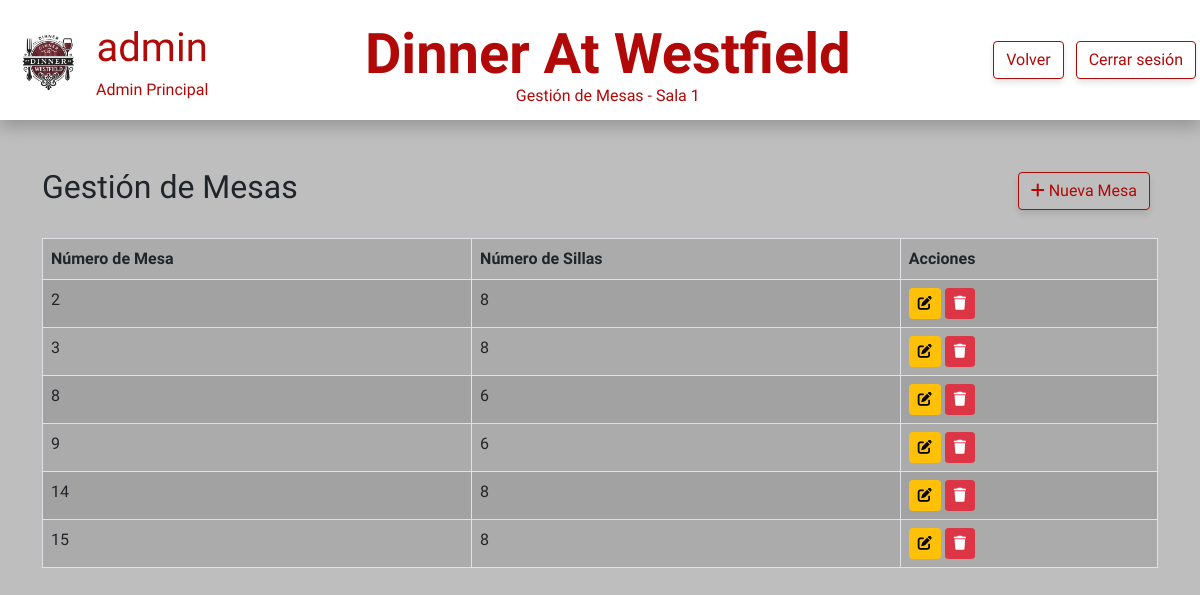
The app's page /view/gestionMesas.php?id_sala=1 (signed in) with its own data.
### tables this page shows
CREATE TABLE tbl_sala ( 
    id_sala INT PRIMARY KEY AUTO_INCREMENT NOT NULL,
    ubicacion_sala VARCHAR(25) NOT NULL,
    imagen_sala VARCHAR(255) NULL
);

CREATE TABLE tbl_mesa (
    id_mesa INT PRIMARY KEY AUTO_INCREMENT NOT NULL,
    id_sala INT NOT NULL,
    numero_sillas_mesa INT NOT NULL
);

### view/gestionMesas.php (the view, shortened to what this page needs)
<?php
require_once '../php/conexion.php';
$id_sala = $_SESSION['id_sala'];
$stmt_sala = $conn->prepare("SELECT ubicacion_sala FROM tbl_sala WHERE id_sala = ?");
$stmt_sala->execute([$id_sala]);
$sala = $stmt_sala->fetch(PDO::FETCH_ASSOC);
$query = "
    SELECT
        m.id_mesa,
        m.numero_sillas_mesa
    FROM tbl_mesa m
    WHERE m.id_sala = ?
    ORDER BY m.id_mesa";
$stmt = $conn->prepare($query);
$stmt->execute([$id_sala]);
$mesas = $stmt->fetchAll(PDO::FETCH_ASSOC);
?>
<!DOCTYPE html>
<html lang="es">
<head>
    <link href="https://cdn.jsdelivr.net/npm/bootstrap@5.0.2/dist/css/bootstrap.min.css" rel="stylesheet">
    <link rel="stylesheet" href="../css/mesas.css">
    <link href="https://cdnjs.cloudflare.com/ajax/libs/font-awesome/6.0.0-beta3/css/all.min.css" rel="stylesheet">
</head>
<body>
    <header id="container_header">
        <div id="container-username">
            <div id="icon_profile_header">
                <img src="../img/logoSinFondo.png" alt="" id="icon_profile">
            </div>
            <div id="username_profile_header">
                <p id="p_username_profile">admin</p>
                <span class="span_subtitle">Admin Principal</span>
            </div>
        </div>
        <div id="container_title_header">
            <h1 id="title_header"><strong>Dinner At Westfield</strong></h1>
            <span class="span_subtitle">
                Gestión de Mesas - <?php echo htmlspecialchars($sala['ubicacion_sala']); ?>
            </span>
        </div>
        <nav id="nav_header">
            <a href="gestionRecursos.php" class="btn btn-danger btn_custom_logOut m-1"
               onclick="unsetSession();">Volver</a>
            <a href="../php/cerrarSesion.php" class="btn btn-danger btn_custom_logOut m-1">Cerrar sesión</a>
        </nav>
    </header>
    <main class="container mt-5">
        <div id="headerTituloFiltros" class="d-flex justify-content-between align-items-center">
            <h2>Gestión de Mesas</h2>
            <a href="../php/crearRecurso.php?id_sala=<?php echo $id_sala; ?>"
               class="btn btn-danger btn_custom_filter me-2">
                <i class="fas fa-plus"></i> Nueva Mesa
            </a>
        </div>
        <table class="table table-striped table-bordered mt-4">
            <thead class="table-active">
                <tr>
                    <th>Número de Mesa</th>
                    <th>Número de Sillas</th>
                    <th>Acciones</th>
                </tr>
            </thead>
            <tbody>
                <?php if (!empty($mesas)): ?>
                    <?php foreach ($mesas as $mesa): ?>
                        <tr onclick="window.location.href='gestionSillas.php?id_mesa=<?php echo $mesa['id_mesa']; ?>&id_sala=<?php echo $id_sala; ?>'"                        style="background-color: rgba(0, 0, 0, 0.1); cursor: pointer;"
                        onmouseover="this.style.backgroundColor='rgba(0, 0, 0, 0.2)';"
                        onmouseout="this.style.backgroundColor='rgba(0, 0, 0, 0.1)';">
                            <td><?php echo htmlspecialchars($mesa['id_mesa']); ?></td>
                            <td><?php echo htmlspecialchars($mesa['numero_sillas_mesa']); ?></td>
                            <td>
                                <a href="editarMesa.php?id_mesa=<?php echo $mesa['id_mesa']; ?>"
                                   class="btn btn-warning btn-sm" onclick="event.stopPropagation();">
                                    <i class="fas fa-edit"></i>
                                </a>
                                <button onclick="event.stopPropagation(); confirmarEliminar(<?php echo $mesa['id_mesa']; ?>)"
                                        class="btn btn-danger btn-sm">
                                    <i class="fas fa-trash"></i>
                                </button>
                            </td>
                        </tr>
                    <?php endforeach; ?>
                <?php else: ?>
                    <tr>
                        <td colspan="3" class="text-center">No hay mesas disponibles en esta sala.</td>
                    </tr>
                <?php endif; ?>
            </tbody>
        </table>
    </main>
</body>
</html>

### css/mesas.css (style rules this page uses)
html, body { height: 100%; width: 100%; margin: 0; font-family: "Lexend", sans-serif; font-optical-sizing: auto; font-weight: 400; font-style: normal; background-color: rgb(190, 190, 190); }
#container_header { width: 100%; height: 15%; background-color: rgb(255, 255, 255); display: flex; justify-content: space-between; box-shadow: 0 8px 15px rgba(0, 0, 0, 0.2); margin-bottom: 5vh; }
#container-username { display: flex; }
#icon_profile_header, #container_header { display: flex; align-items: center; text-align: center; }
#icon_profile { width: 6vw; margin-left: 1vw; }
#p_username_profile, .span_subtitle, .btn_custom_logOut, .btn_custom_filter, .btn_custom_filterOK { color: rgb(177, 8, 8);; }
#p_username_profile { font-size: 5vh; margin: 0; }
#username_profile_header { margin-left: 1vw; }
#container_title_header { margin-left: 1.5vw; display: flex; flex-direction: column; }
.btn_custom_logOut { border: solid 1px rgb(177, 8, 8); background-color: white; box-shadow: 0 4px 6px rgba(0, 0, 0, 0.1); }
.btn_custom_filter { border: solid 1px rgb(177, 8, 8); background-color: rgb(190, 190, 190); box-shadow: 0 4px 6px rgba(0, 0, 0, 0.1); }
#title_header { all: unset; font-size: 7vh; color: rgb(177, 8, 8); height: 9vh; }
#headerTituloFiltros { width: 100%; display: flex; }

### records on screen
tbl_sala: ubicacion_sala "Sala 1"
tbl_mesa: id_mesa "2", numero_sillas_mesa "8"
tbl_mesa: id_mesa "3", numero_sillas_mesa "8"
tbl_mesa: id_mesa "8", numero_sillas_mesa "6"
tbl_mesa: id_mesa "9", numero_sillas_mesa "6"
tbl_mesa: id_mesa "14", numero_sillas_mesa "8"
tbl_mesa: id_mesa "15", numero_sillas_mesa "8"
